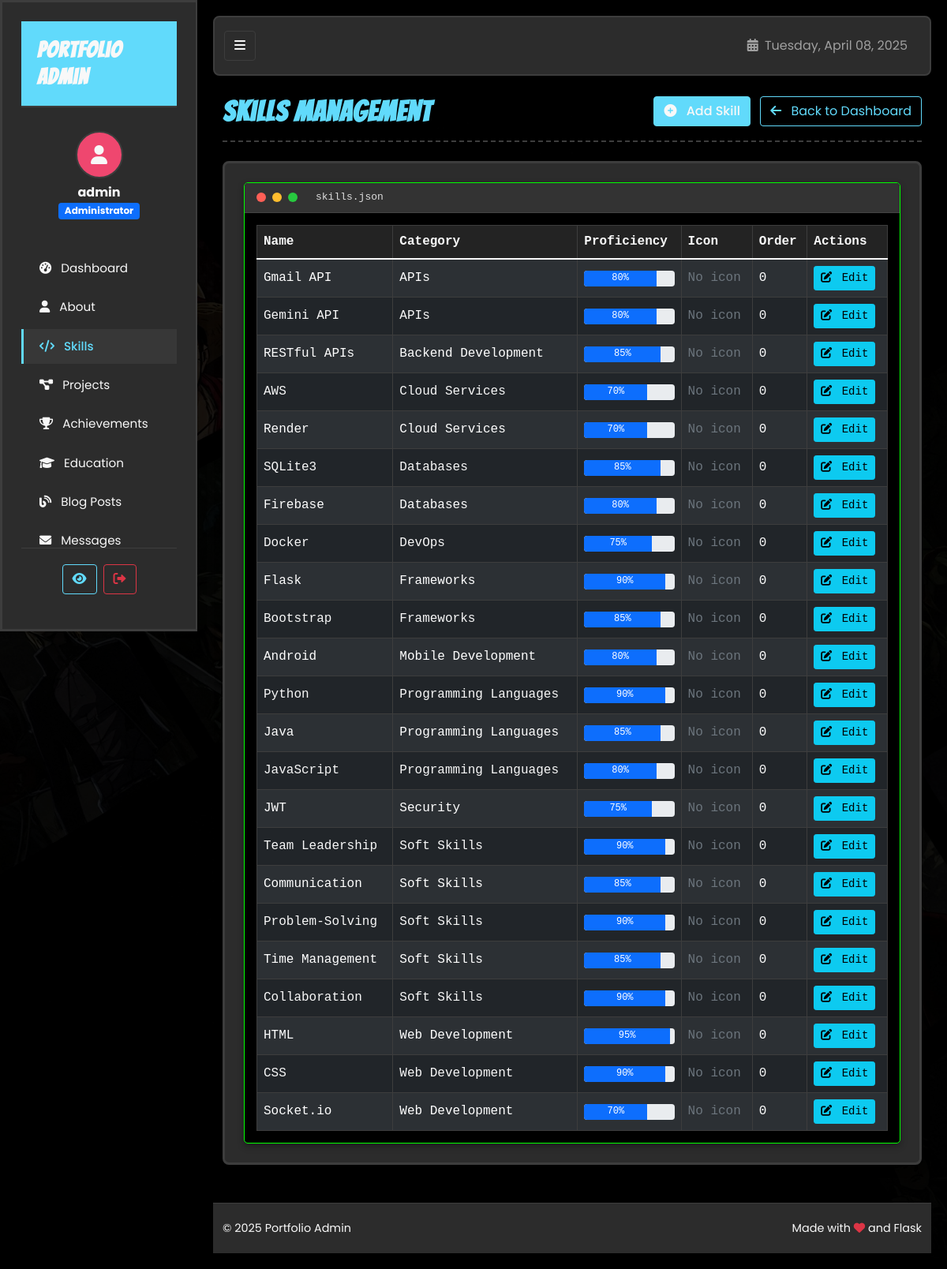
Page /admin/skills (signed in) on the committed database.
### tables this page shows
CREATE TABLE User (
        id INTEGER PRIMARY KEY AUTOINCREMENT,
        username TEXT UNIQUE NOT NULL,
        password TEXT NOT NULL,
        is_admin INTEGER DEFAULT 0
    );

CREATE TABLE Skill (
        id INTEGER PRIMARY KEY AUTOINCREMENT,
        name TEXT NOT NULL,
        category TEXT NOT NULL,
        proficiency INTEGER NOT NULL
    , display_order INTEGER DEFAULT 0, icon TEXT);

### app_sqlite.py (the view)
    def wrapped_view(**kwargs):
        if 'user_id' not in session:
            flash('Please log in to access this page.', 'warning')
            return redirect(url_for('login'))
        db = get_db()
        user = db.execute('SELECT * FROM User WHERE id = ?', (session['user_id'],)).fetchone()
        if not user or not user['is_admin']:
            flash('You do not have permission to access this page.', 'danger')
            return redirect(url_for('index'))
        return view(**kwargs)

### app_sqlite.py (called while the page is built)
def get_db():
    if 'db' not in g:
        g.db = sqlite3.connect(
            app.config['DATABASE'],
            detect_types=sqlite3.PARSE_DECLTYPES
        )
        g.db.row_factory = sqlite3.Row
    return g.db

def admin_required(view):
    def wrapped_view(**kwargs):
        if 'user_id' not in session:
            flash('Please log in to access this page.', 'warning')
            return redirect(url_for('login'))
        db = get_db()
        user = db.execute('SELECT * FROM User WHERE id = ?', (session['user_id'],)).fetchone()
        if not user or not user['is_admin']:
            flash('You do not have permission to access this page.', 'danger')
            return redirect(url_for('index'))
        return view(**kwargs)
    wrapped_view.__name__ = view.__name__
    return wrapped_view

@app.context_processor
def inject_now():
    return {'now': datetime.utcnow()}

@app.context_processor
def inject_user():
    user = None
    if 'user_id' in session:
        db = get_db()
        user = db.execute('SELECT * FROM User WHERE id = ?', (session['user_id'],)).fetchone()
    return {'current_user': user}

@app.context_processor
def inject_unread_messages():
    if 'user_id' in session:
        db = get_db()
        unread_message_count = db.execute(
            'SELECT COUNT(*) FROM Contact WHERE is_read = 0'
        ).fetchone()[0]
        return {'unread_message_count': unread_message_count}
    return {'unread_message_count': 0}

@app.route('/admin/skills')
@admin_required
def admin_skills():
    db = get_db()
    skills = db.execute('SELECT * FROM Skill ORDER BY category, display_order').fetchall()
    return render_template('admin/skills.html', skills=skills)

### templates/admin/skills.html (shortened to what this page needs)
{% extends "admin/layout.html" %}
{% block content %}
<div class="page-header d-flex justify-content-between align-items-center mb-4">
    <h1 class="bangers-font">Skills Management</h1>
    <div>
        <a href="{{ url_for('admin_add_skill') }}" class="btn btn-primary">
            <i class="fas fa-plus-circle me-2"></i> Add Skill
        </a>
        <a href="{{ url_for('admin_dashboard') }}" class="btn btn-outline-primary ms-2">
            <i class="fas fa-arrow-left me-2"></i> Back to Dashboard
        </a>
    </div>
</div>
<div class="comic-panel">
    <div class="terminal-box">
        <div class="terminal-header">
            <div class="terminal-buttons">
                <span class="terminal-btn red"></span>
                <span class="terminal-btn yellow"></span>
                <span class="terminal-btn green"></span>
            </div>
            <div class="terminal-title">skills.json</div>
        </div>
        <div class="terminal-body">
            {% if skills %}
                <table class="table table-dark table-striped table-bordered table-responsive-md mb-0">
                    <thead>
                        <tr>
                            <th>Name</th>
                            <th>Category</th>
                            <th>Proficiency</th>
                            <th>Icon</th>
                            <th>Order</th>
                            <th>Actions</th>
                        </tr>
                    </thead>
                    <tbody>
                        {% for skill in skills %}
                            <tr>
                                <td>{{ skill.name }}</td>
                                <td>{{ skill.category }}</td>
                                <td>
                                    <div class="progress" style="height: 20px;">
                                        <div class="progress-bar" role="progressbar" style="width: {{ skill.proficiency }}%;"
                                             aria-valuenow="{{ skill.proficiency }}" aria-valuemin="0" aria-valuemax="100">
                                            {{ skill.proficiency }}%
                                        </div>
                                    </div>
                                </td>
                                <td>
                                    {% if skill.icon %}
                                        <i class="{{ skill.icon }}"></i> {{ skill.icon }}
                                    {% else %}
                                        <span class="text-muted">No icon</span>
                                    {% endif %}
                                </td>
                                <td>{{ skill.display_order }}</td>
                                <td>
                                    <a href="{{ url_for('admin_dashboard') }}" class="btn btn-sm btn-info">
                                        <i class="fas fa-edit me-1"></i> Edit
                                    </a>
                                </td>
                            </tr>
                        {% endfor %}
                    </tbody>
                </table>
            {% else %}
                <div class="terminal-text text-center py-3">
                    <p class="mb-0">No skills added yet. Click the "Add Skill" button to add your first skill.</p>
                </div>
            {% endif %}
        </div>
    </div>
</div>
{% endblock %}

### templates/admin/layout.html (shortened to what this page needs)
<!DOCTYPE html>
<html lang="en">
<head>
    <link rel="stylesheet" href="https://cdnjs.cloudflare.com/ajax/libs/font-awesome/6.0.0/css/all.min.css">
    <link href="https://cdn.jsdelivr.net/npm/bootstrap@5.1.3/dist/css/bootstrap.min.css" rel="stylesheet">
    <link rel="stylesheet" href="{{ url_for('static', filename='css/style.css') }}">
    <link rel="stylesheet" href="{{ url_for('static', filename='css/admin.css') }}">
</head>
<body class="admin-body">
    <div class="admin-wrapper">
        <nav id="sidebar" class="comic-panel">
            <div class="sidebar-header">
                <h3 class="bangers-font">Portfolio Admin</h3>
            </div>
            <div class="sidebar-user text-center mb-4">
                <div class="user-avatar">
                    <i class="fas fa-user"></i>
                </div>
                <div class="user-info mt-2">
                    <h5 class="mb-0">{{ current_user.username }}</h5>
                    <span class="badge bg-primary">Administrator</span>
                </div>
            </div>
            <ul class="nav flex-column">
                <li class="nav-item">
                    <a href="{{ url_for('admin_dashboard') }}" class="nav-link {% if request.endpoint == 'admin_dashboard' %}active{% endif %}">
                        <i class="fas fa-tachometer-alt me-2"></i> Dashboard
                    </a>
                </li>
                <li class="nav-item">
                    <a href="{{ url_for('admin_about') }}" class="nav-link {% if 'about' in request.endpoint %}active{% endif %}">
                        <i class="fas fa-user me-2"></i> About
                    </a>
                </li>
                <li class="nav-item">
                    <a href="{{ url_for('admin_skills') }}" class="nav-link {% if 'skill' in request.endpoint %}active{% endif %}">
                        <i class="fas fa-code me-2"></i> Skills
                    </a>
                </li>
                <li class="nav-item">
                    <a href="{{ url_for('admin_projects') }}" class="nav-link {% if 'project' in request.endpoint %}active{% endif %}">
                        <i class="fas fa-project-diagram me-2"></i> Projects
                    </a>
                </li>
                <li class="nav-item">
                    <a href="{{ url_for('admin_achievements') }}" class="nav-link {% if 'achievement' in request.endpoint %}active{% endif %}">
                        <i class="fas fa-trophy me-2"></i> Achievements
                    </a>
                </li>
                <li class="nav-item">
                    <a href="{{ url_for('admin_dashboard') }}" class="nav-link {% if 'education' in request.endpoint %}active{% endif %}">
                        <i class="fas fa-graduation-cap me-2"></i> Education
                    </a>
                </li>
                <li class="nav-item">
                    <a href="{{ url_for('admin_blog') }}" class="nav-link {% if 'blog' in request.endpoint %}active{% endif %}">
                        <i class="fas fa-blog me-2"></i> Blog Posts
                    </a>
                </li>
                <li class="nav-item">
                    <a href="{{ url_for('admin_messages') }}" class="nav-link {% if 'message' in request.endpoint %}active{% endif %}">
                        <i class="fas fa-envelope me-2"></i> Messages
                    </a>
                </li>
                <li class="nav-item">
                    <a href="{{ url_for('admin_logger') }}" class="nav-link {% if 'logger' in request.endpoint %}active{% endif %}">
                    </a>
                </li>
            </ul>
            <div class="sidebar-footer">
                <div class="d-flex">
                    <a href="{{ url_for('index') }}" class="btn btn-outline-primary me-2"
                       title="View Site" data-bs-toggle="tooltip" data-bs-placement="top">
                        <i class="fas fa-eye"></i>
                    </a>
                    <a href="{{ url_for('logout') }}" class="btn btn-outline-danger"
                       title="Logout" data-bs-toggle="tooltip" data-bs-placement="top">
                        <i class="fas fa-sign-out-alt"></i>
                    </a>
                </div>
            </div>
        </nav>
        <div id="content">
            <nav class="navbar navbar-expand navbar-dark mb-4">
                <div class="container-fluid">
                    <button id="sidebarCollapse" class="btn btn-dark d-none d-md-block">
                        <i class="fas fa-bars"></i>
                    </button>
                    <div class="ms-auto d-flex">
                        <div class="navbar-text me-3">
                            <i class="fas fa-calendar-alt me-1"></i> {{ now.strftime('%A, %B %d, %Y') }}
                        </div>
                    </div>
                </div>
            </nav>
            <div class="container-fluid">
                {% block content %}{% endblock %}
            </div>
            <footer class="footer mt-5">
                <div class="container-fluid">
                    <div class="d-flex flex-column flex-md-row justify-content-between align-items-center">
                        <div class="text-center text-md-start mb-2 mb-md-0">
                            <span>&copy; {{ now.year }} Portfolio Admin</span>
                        </div>
                        <div class="text-center text-md-end">
                            <span>Made with <i class="fas fa-heart text-danger"></i> and Flask</span>
                        </div>
                    </div>
                </div>
            </footer>
        </div>
    </div>
</body>
</html>

### static/css/style.css (style rules this page uses)
:root { --bg-color: #1e1e1e; --text-color: #f8f8f8; --primary-color: #61DAFB; --primary-color-rgb: 97, 218, 251; --secondary-color: #FFD166; --secondary-color-rgb: 255, 209, 102; --accent-color: #EF476F; --accent-color-rgb: 239, 71, 111; --panel-bg: #2c2c2c; --border-color: #3d3d3d; --terminal-green: #00ff00; --danger-color: #FF6B6B; --info-color: #61AFEF; }
body { background-image: url('../img/Gemini_Generated_Image_z3yqisz3yqisz3yq.jpg'); background-color: var(--bg-color); background-size: cover; background-position: center; background-repeat: no-repeat; background-attachment: fixed; color: var(--text-color); font-family: 'Source Code Pro', monospace; line-height: 1.6; position: relative; }
body::before { content: ''; position: fixed; top: 0; left: 0; width: 100%; height: 100%; background-color: rgba(0, 0, 0, 0.85); z-index: -1; }
h1, h2, h3, h4, h5, h6 { font-weight: 700; margin-bottom: 1rem; }
a { color: var(--primary-color); text-decoration: none; transition: color 0.3s; }
.bangers-font { font-family: 'Bangers', cursive; letter-spacing: 0.05em; color: var(--accent-color); }
.nav-link { position: relative; padding: 0.5rem 1rem; transition: all 0.3s ease; }
.nav-link::after { content: ''; position: absolute; bottom: 0; left: 0; width: 0; height: 2px; background-color: var(--secondary-color); transition: width 0.3s ease; }
.comic-panel { background-color: var(--panel-bg); border: 3px solid var(--border-color); border-radius: 8px; padding: 1.5rem; margin-bottom: 2rem; position: relative; overflow: hidden; box-shadow: 0 6px 12px rgba(0, 0, 0, 0.2); }
.comic-panel::before { content: ""; position: absolute; top: 0; left: 0; right: 0; height: 5px; background: linear-gradient(90deg, var(--accent-color), var(--accent-hover)); }
.terminal-box { background-color: #000; color: #ddd; border: 1px solid var(--terminal-green); border-radius: 5px; font-family: 'Source Code Pro', monospace; position: relative; overflow: hidden; box-shadow: 0 4px 8px rgba(0, 0, 0, 0.3); }
.terminal-header { background-color: #333; padding: 8px 15px; border-bottom: 1px solid #444; display: flex; align-items: center; }
.terminal-buttons { display: flex; margin-right: 15px; }
.terminal-btn { width: 12px; height: 12px; border-radius: 50%; margin-right: 8px; display: inline-block; }
.terminal-btn.red { background-color: #ff5f56; }
.terminal-btn.yellow { background-color: #ffbd2e; }
.terminal-btn.green { background-color: #27c93f; }
.terminal-title { color: #ddd; font-size: 13px; font-weight: 500; }
.terminal-body { padding: 15px; line-height: 1.6; }
.terminal-box::before { content: ""; display: none; }
footer { background-color: var(--panel-bg); border-top: 3px solid var(--border-color); padding: 2rem 0; }
.navbar { background-color: rgba(30, 30, 30, 0.95); backdrop-filter: blur(10px); border-bottom: 3px solid var(--border-color); position: sticky; top: 0; z-index: 1000; transition: all 0.3s ease; }

### rows in the picture
User: username "admin"
Skill: name "Gmail API", category "APIs", proficiency "80", display_order "0"
Skill: name "Gemini API", category "APIs", proficiency "80", display_order "0"
Skill: name "RESTful APIs", category "Backend Development", proficiency "85", display_order "0"
Skill: name "AWS", category "Cloud Services", proficiency "70", display_order "0"
Skill: name "Render", category "Cloud Services", proficiency "70", display_order "0"
Skill: name "SQLite3", category "Databases", proficiency "85", display_order "0"
Skill: name "Firebase", category "Databases", proficiency "80", display_order "0"
Skill: name "Docker", category "DevOps", proficiency "75", display_order "0"
Skill: name "Flask", category "Frameworks", proficiency "90", display_order "0"
Skill: name "Bootstrap", category "Frameworks", proficiency "85", display_order "0"
Skill: name "Android", category "Mobile Development", proficiency "80", display_order "0"
Skill: name "Python", category "Programming Languages", proficiency "90", display_order "0"
Skill: name "Java", category "Programming Languages", proficiency "85", display_order "0"
Skill: name "JavaScript", category "Programming Languages", proficiency "80", display_order "0"
Skill: name "JWT", category "Security", proficiency "75", display_order "0"
Skill: name "Team Leadership", category "Soft Skills", proficiency "90", display_order "0"
Skill: name "Communication", category "Soft Skills", proficiency "85", display_order "0"
Skill: name "Problem-Solving", category "Soft Skills", proficiency "90", display_order "0"
Skill: name "Time Management", category "Soft Skills", proficiency "85", display_order "0"
Skill: name "Collaboration", category "Soft Skills", proficiency "90", display_order "0"
Skill: name "HTML", category "Web Development", proficiency "95", display_order "0"
Skill: name "CSS", category "Web Development", proficiency "90", display_order "0"
Skill: name "Socket.io", category "Web Development", proficiency "70", display_order "0"
